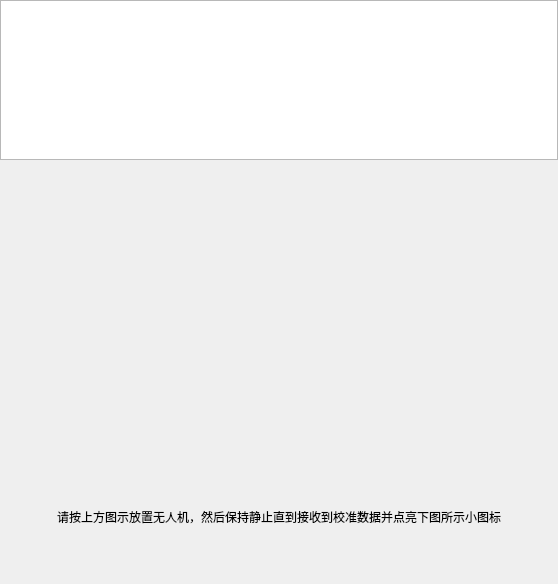
<?xml version="1.0" encoding="UTF-8"?>
<ui version="4.0">
 <class>CalibrationDialogClass</class>
 <widget class="QDialog" name="CalibrationDialogClass">
  <property name="geometry">
   <rect>
    <x>0</x>
    <y>0</y>
    <width>558</width>
    <height>584</height>
   </rect>
  </property>
  <property name="sizePolicy">
   <sizepolicy hsizetype="Fixed" vsizetype="Fixed">
    <horstretch>0</horstretch>
    <verstretch>0</verstretch>
   </sizepolicy>
  </property>
  <property name="windowTitle">
   <string>校准</string>
  </property>
  <property name="styleSheet">
   <string notr="true"/>
  </property>
  <layout class="QGridLayout" name="gridLayout">
   <property name="leftMargin">
    <number>0</number>
   </property>
   <property name="topMargin">
    <number>0</number>
   </property>
   <property name="rightMargin">
    <number>0</number>
   </property>
   <property name="bottomMargin">
    <number>0</number>
   </property>
   <property name="spacing">
    <number>0</number>
   </property>
   <item row="0" column="0" colspan="2">
    <widget class="QTextBrowser" name="textBrowser">
     <property name="minimumSize">
      <size>
       <width>0</width>
       <height>160</height>
      </size>
     </property>
     <property name="maximumSize">
      <size>
       <width>16777215</width>
       <height>160</height>
      </size>
     </property>
    </widget>
   </item>
   <item row="1" column="0" colspan="2">
    <widget class="QStackedWidget" name="stackedWidgetProgress">
     <property name="currentIndex">
      <number>4</number>
     </property>
     <widget class="QWidget" name="page_0"/>
     <widget class="QWidget" name="page_1"/>
     <widget class="QWidget" name="page_2"/>
     <widget class="QWidget" name="page_3"/>
     <widget class="QWidget" name="pageAcc">
      <layout class="QVBoxLayout" name="verticalLayout" stretch="8,1,1">
       <property name="spacing">
        <number>0</number>
       </property>
       <property name="leftMargin">
        <number>0</number>
       </property>
       <property name="topMargin">
        <number>0</number>
       </property>
       <property name="rightMargin">
        <number>0</number>
       </property>
       <property name="bottomMargin">
        <number>0</number>
       </property>
       <item>
        <layout class="QHBoxLayout" name="horizontalLayout_2" stretch="5,90,5">
         <property name="spacing">
          <number>0</number>
         </property>
         <item>
          <spacer name="horizontalSpacer">
           <property name="orientation">
            <enum>Qt::Horizontal</enum>
           </property>
           <property name="sizeHint" stdset="0">
            <size>
             <width>40</width>
             <height>20</height>
            </size>
           </property>
          </spacer>
         </item>
         <item>
          <widget class="QLabel" name="labelAccGif">
           <property name="text">
            <string/>
           </property>
          </widget>
         </item>
         <item>
          <spacer name="horizontalSpacer_2">
           <property name="orientation">
            <enum>Qt::Horizontal</enum>
           </property>
           <property name="sizeHint" stdset="0">
            <size>
             <width>40</width>
             <height>20</height>
            </size>
           </property>
          </spacer>
         </item>
        </layout>
       </item>
       <item>
        <widget class="QLabel" name="labelAccText">
         <property name="sizePolicy">
          <sizepolicy hsizetype="Preferred" vsizetype="Minimum">
           <horstretch>0</horstretch>
           <verstretch>0</verstretch>
          </sizepolicy>
         </property>
         <property name="minimumSize">
          <size>
           <width>0</width>
           <height>50</height>
          </size>
         </property>
         <property name="maximumSize">
          <size>
           <width>16777215</width>
           <height>50</height>
          </size>
         </property>
         <property name="text">
          <string>请按上方图示放置无人机，然后保持静止直到接收到校准数据并点亮下图所示小图标</string>
         </property>
         <property name="alignment">
          <set>Qt::AlignCenter</set>
         </property>
         <property name="wordWrap">
          <bool>true</bool>
         </property>
        </widget>
       </item>
       <item>
        <widget class="QWidget" name="widgetAccProgress" native="true">
         <property name="styleSheet">
          <string notr="true">QLabel{background:&quot;#0000FF&quot;;}
QLabel:disabled{background:&quot;#666666&quot;;}</string>
         </property>
         <layout class="QHBoxLayout" name="horizontalLayout">
          <property name="topMargin">
           <number>4</number>
          </property>
          <property name="bottomMargin">
           <number>4</number>
          </property>
          <item>
           <widget class="QLabel" name="labelAcc_1">
            <property name="enabled">
             <bool>false</bool>
            </property>
            <property name="maximumSize">
             <size>
              <width>64</width>
              <height>64</height>
             </size>
            </property>
            <property name="text">
             <string/>
            </property>
            <property name="pixmap">
             <pixmap resource="uavmanage.qrc">:/res/acc/behind.png</pixmap>
            </property>
            <property name="scaledContents">
             <bool>true</bool>
            </property>
           </widget>
          </item>
          <item>
           <widget class="QLabel" name="labelAcc_2">
            <property name="enabled">
             <bool>false</bool>
            </property>
            <property name="maximumSize">
             <size>
              <width>64</width>
              <height>64</height>
             </size>
            </property>
            <property name="text">
             <string/>
            </property>
            <property name="pixmap">
             <pixmap resource="uavmanage.qrc">:/res/acc/front.png</pixmap>
            </property>
            <property name="scaledContents">
             <bool>true</bool>
            </property>
           </widget>
          </item>
          <item>
           <widget class="QLabel" name="labelAcc_3">
            <property name="enabled">
             <bool>false</bool>
            </property>
            <property name="maximumSize">
             <size>
              <width>64</width>
              <height>64</height>
             </size>
            </property>
            <property name="text">
             <string/>
            </property>
            <property name="pixmap">
             <pixmap resource="uavmanage.qrc">:/res/acc/left.png</pixmap>
            </property>
            <property name="scaledContents">
             <bool>true</bool>
            </property>
           </widget>
          </item>
          <item>
           <widget class="QLabel" name="labelAcc_4">
            <property name="enabled">
             <bool>false</bool>
            </property>
            <property name="maximumSize">
             <size>
              <width>64</width>
              <height>64</height>
             </size>
            </property>
            <property name="text">
             <string/>
            </property>
            <property name="pixmap">
             <pixmap resource="uavmanage.qrc">:/res/acc/right.png</pixmap>
            </property>
            <property name="scaledContents">
             <bool>true</bool>
            </property>
           </widget>
          </item>
          <item>
           <widget class="QLabel" name="labelAcc_5">
            <property name="enabled">
             <bool>false</bool>
            </property>
            <property name="maximumSize">
             <size>
              <width>64</width>
              <height>64</height>
             </size>
            </property>
            <property name="text">
             <string/>
            </property>
            <property name="pixmap">
             <pixmap resource="uavmanage.qrc">:/res/acc/bottom.png</pixmap>
            </property>
            <property name="scaledContents">
             <bool>true</bool>
            </property>
           </widget>
          </item>
          <item>
           <widget class="QLabel" name="labelAcc_6">
            <property name="enabled">
             <bool>false</bool>
            </property>
            <property name="sizePolicy">
             <sizepolicy hsizetype="Maximum" vsizetype="Maximum">
              <horstretch>0</horstretch>
              <verstretch>0</verstretch>
             </sizepolicy>
            </property>
            <property name="maximumSize">
             <size>
              <width>64</width>
              <height>64</height>
             </size>
            </property>
            <property name="text">
             <string/>
            </property>
            <property name="pixmap">
             <pixmap resource="uavmanage.qrc">:/res/acc/top.gif</pixmap>
            </property>
            <property name="scaledContents">
             <bool>true</bool>
            </property>
           </widget>
          </item>
         </layout>
        </widget>
       </item>
      </layout>
     </widget>
     <widget class="QWidget" name="page_5"/>
     <widget class="QWidget" name="page_6"/>
    </widget>
   </item>
  </layout>
 </widget>
 <layoutdefault spacing="6" margin="11"/>
 <resources>
  <include location="uavmanage.qrc"/>
 </resources>
 <connections/>
</ui>
